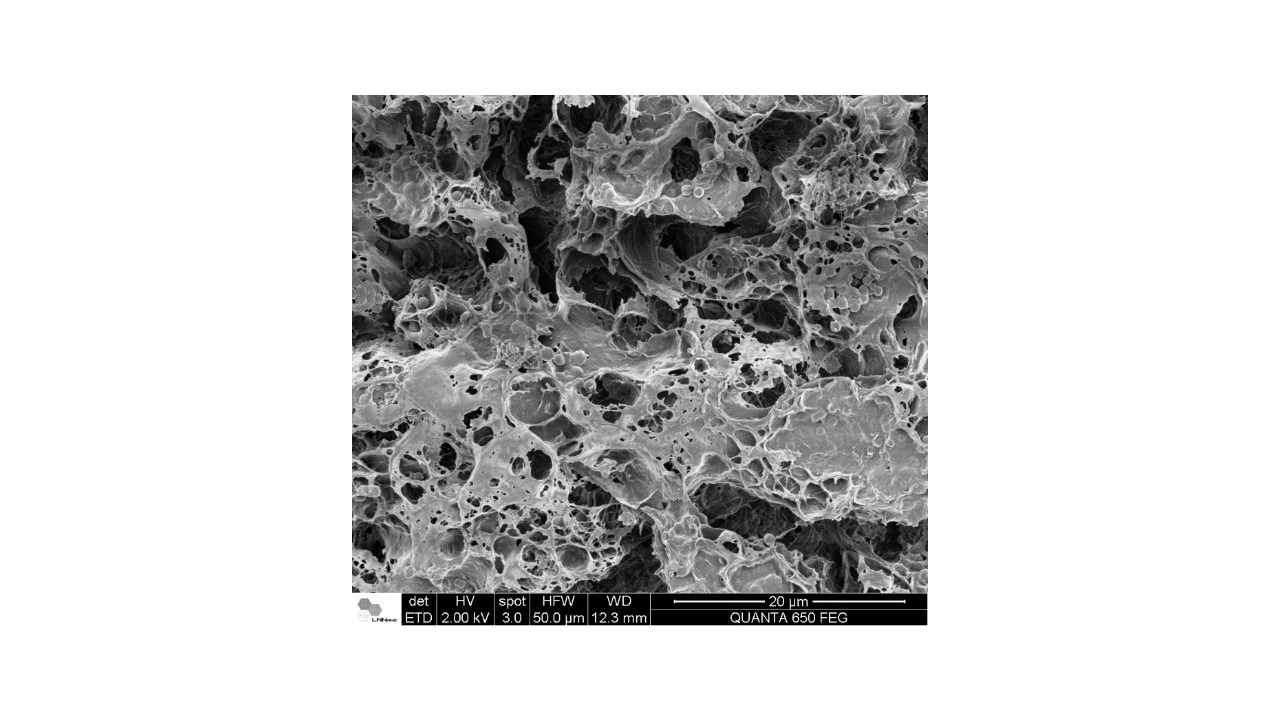
#> input picture images/imagem 1.png, 1280 x 720 px, found by its file name
$ python script_mev.py
#> lines starting #> are read from the running program, lines starting #| are printed output that depends on the picture; after the words box and inside, x2 and y2 are one past the last pixel; in counts of white or black regions, pixels touching at a corner belong together
import cv2
import numpy as np
import matplotlib.pyplot as plt

# --- TAMANHO DO PIXEL ---
pixel_size = 50 / 1024   # µm por pixel

# --- CARREGAR IMAGEM ---
image = cv2.imread("/content/Image_Analysis/images/imagem 1.png")
#> image is the input picture: shape (720, 1280, 3); min 0, max 255, mean 205.5
gray = cv2.cvtColor(image, cv2.COLOR_BGR2GRAY)

# --- INVERTER (pq poros são escuros) ---
inv = cv2.bitwise_not(gray)
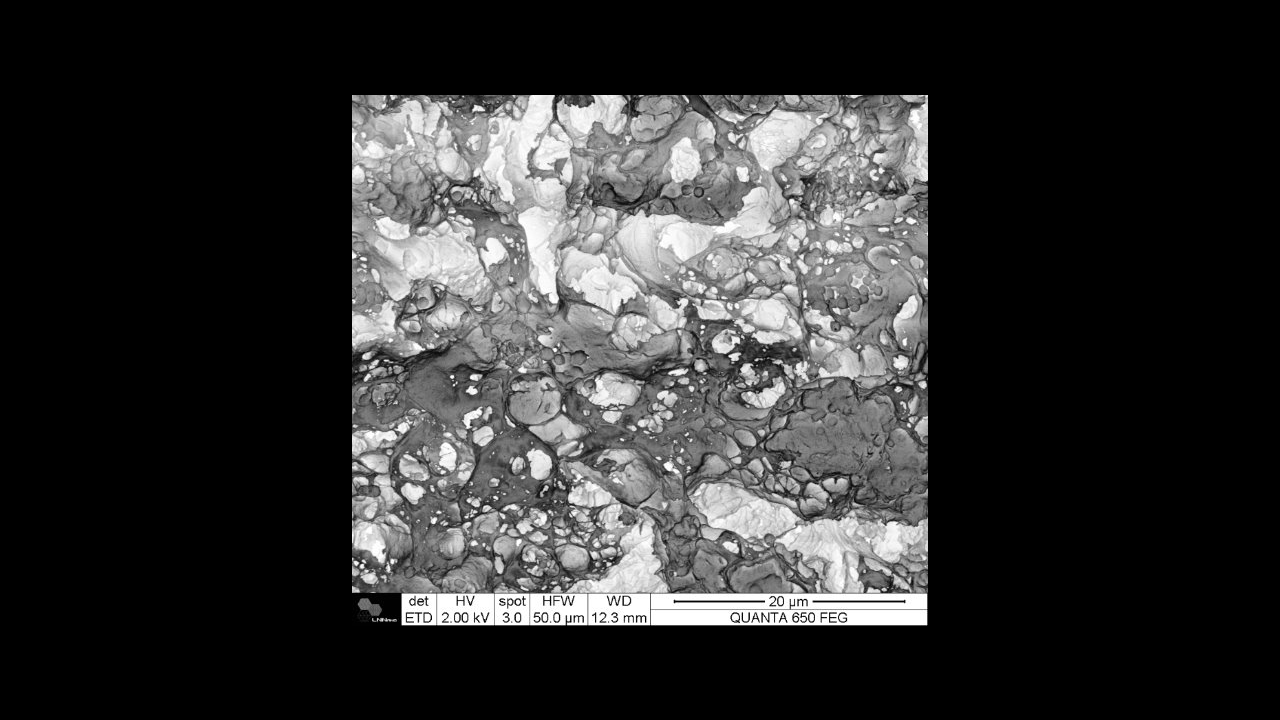
#> inv: shape (720, 1280); min 0, max 255, mean 49.5

# --- LIMIAR ADAPTATIVO ---
thresh = cv2.adaptiveThreshold(
    inv,
    255,
    cv2.ADAPTIVE_THRESH_MEAN_C,
    cv2.THRESH_BINARY,
    35,
    -10
)
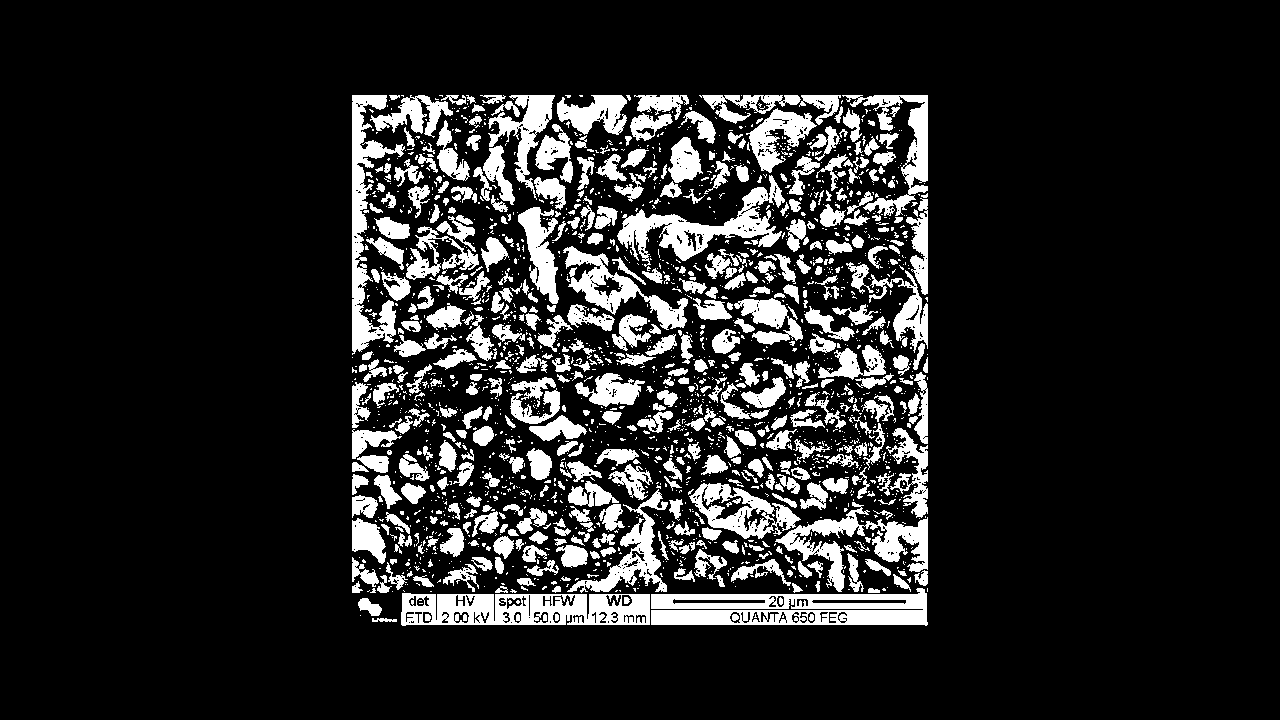
#> thresh: shape (720, 1280); 14.5% white; 2091 white regions (1581 under 20 px), largest, box (x1, y1, x2, y2) and area: (651, 588, 928, 626) 7071, (401, 593, 650, 626) 6096, (352, 95, 405, 355) 4582

# --- LIMPEZA MORFOLÓGICA ---
kernel = np.ones((3,3), np.uint8)
clean = cv2.morphologyEx(thresh, cv2.MORPH_OPEN, kernel, iterations=1)
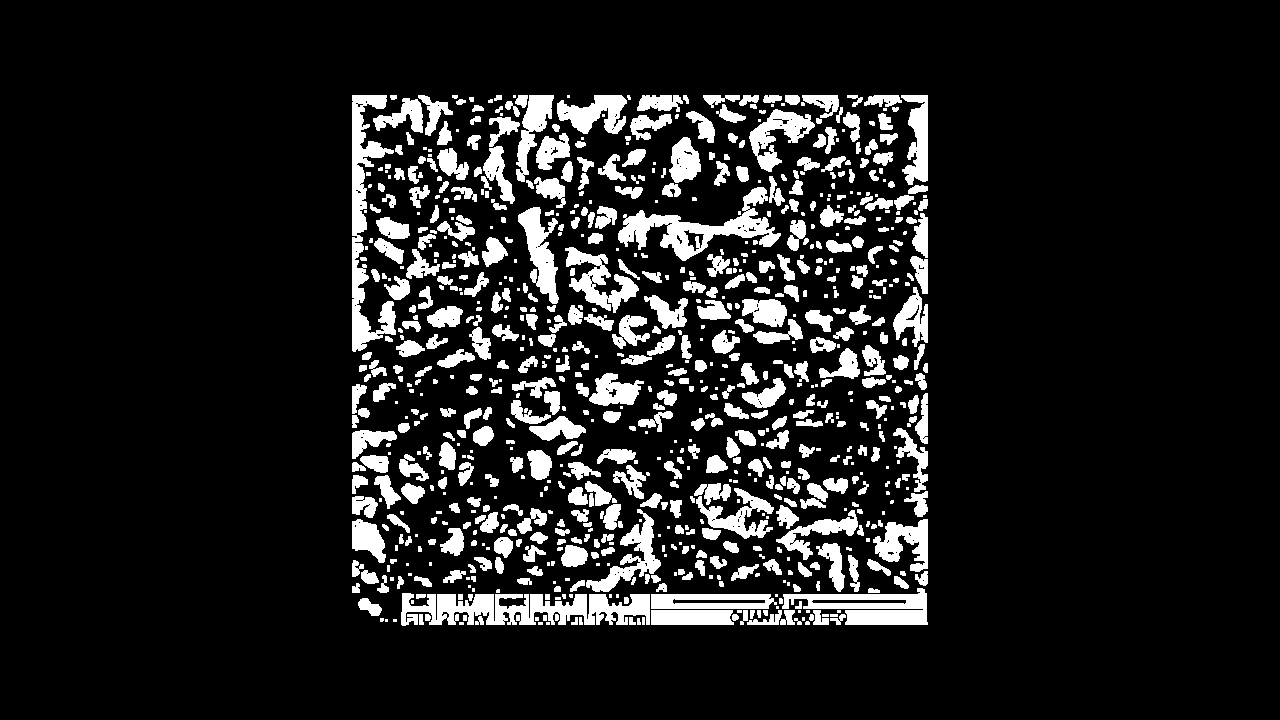
#> clean: shape (720, 1280); 12.2% white; 838 white regions (271 under 20 px), largest, box (x1, y1, x2, y2) and area: (401, 593, 650, 626) 5102, (352, 95, 396, 352) 4219, (618, 187, 781, 261) 3748

# ESTA É A MÁSCARA BINÁRIA QUE REPRESENTA OS POROS
binary = clean > 0   # True para pixel de poro
#> binary: shape (720, 1280) bool; 12.2% white; 838 white regions (271 under 20 px)

# --- CONTORNOS ---
contours, _ = cv2.findContours(clean, cv2.RETR_EXTERNAL, cv2.CHAIN_APPROX_SIMPLE)
#> contours = 838 contours, 372 with area under 20; largest, box (x1, y1, x2, y2) and area: (401, 593, 650, 626) 4422, (352, 95, 396, 352) 3768, (618, 187, 781, 261) 3656, (782, 588, 928, 625) 2988, (518, 207, 559, 304) 1746

areas_um2 = []
diameter_um = []

for cnt in contours:
    area_px = cv2.contourArea(cnt)
    if area_px < 20:   # remove ruído
        continue

    area_um2 = area_px * (pixel_size ** 2)
    areas_um2.append(area_um2)

    diam = 2 * np.sqrt(area_um2 / np.pi)
    diameter_um.append(diam)
#> this loop made 838 passes
#> (cnt, area_px) on passes 1 to 3: ([[546, 622], [546, 624], [549, 624], [549, 622]], 6), ([[538, 622], [538, 624], [542, 624], [542, 622]], 8), ([[459, 622], [459, 624], [463, 624], [463, 622]], 8)
#> after the loop, areas_um2 = 466 values, max 10.54 at index 21, min 0.0477 at index 4, mean 0.474; diameter_um = 466 values, max 3.66 at index 21, min 0.246 at index 4, mean 0.623

# DIÂMETRO MÉDIO
diametro_medio = np.mean(diameter_um) if len(diameter_um) > 0 else 0
#> diametro_medio = 0.623

# --- CÁLCULO DA POROSIDADE ---
area_total = binary.size
#> area_total = 921600
area_poros = binary.sum()
#> area_poros = 112662
porosidade = (area_poros / area_total) * 100
#> porosidade = 12.22

# --- RESULTADOS ---
print("\n--- RESULTADOS ---")
print(f"Poros detectados: {len(diameter_um)}")
#| Poros detectados: 466
print(f"Diâmetro médio (µm): {diametro_medio:.3f}")
#| Diâmetro médio (µm): 0.623
print(f"Porosidade (%): {porosidade:.2f}")
#| Porosidade (%): 12.22

# --- VISUALIZAÇÃO ---
plt.figure(figsize=(15,5))

plt.subplot(1,3,1)
plt.title("Original")
plt.imshow(gray, cmap='gray')
plt.axis("off")

plt.subplot(1,3,2)
plt.title("Segmentação")
plt.imshow(clean, cmap='gray')
plt.axis("off")

plt.subplot(1,3,3)
plt.title("Contornos")
img_contours = image.copy()
cv2.drawContours(img_contours, contours, -1, (0,0,255), 1)
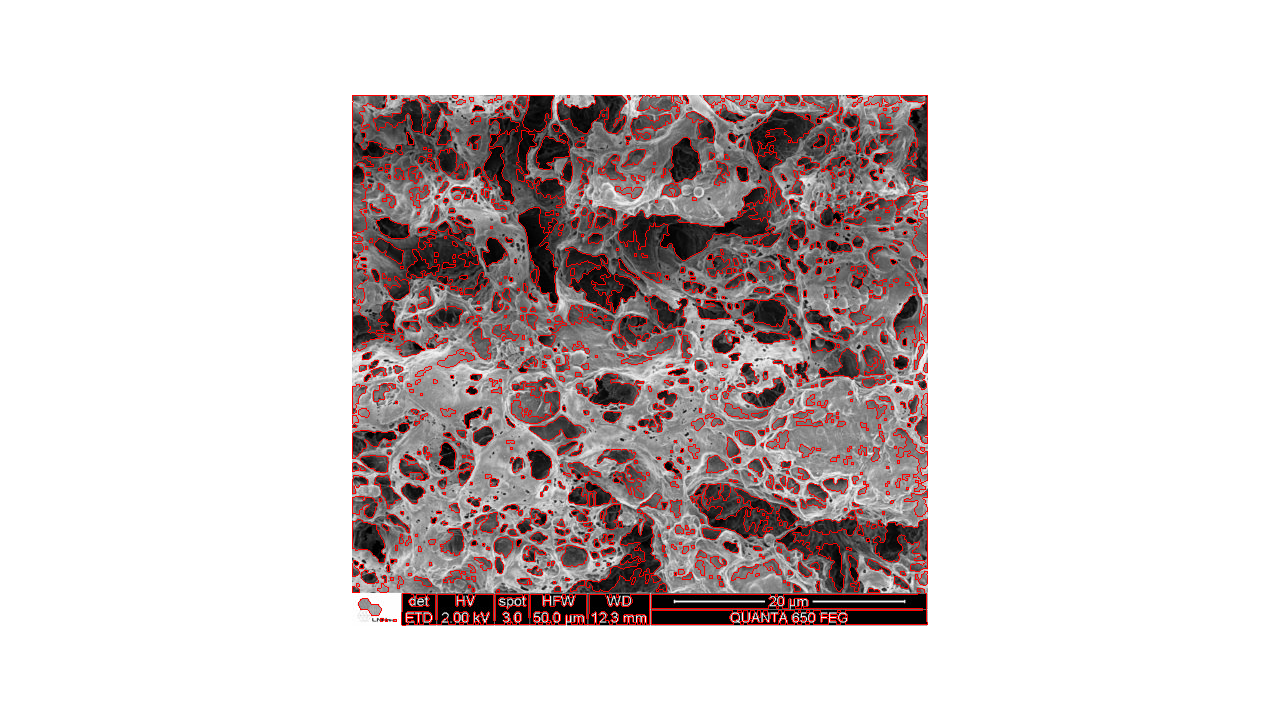
#> img_contours: shape (720, 1280, 3); 3.74% of pixels changed, all inside (x1, y1, x2, y2) = (352, 95, 928, 626)
plt.imshow(img_contours)
plt.axis("off")

plt.show()
#> figure, not shown here; B, G, R data is drawn as R, G, B
